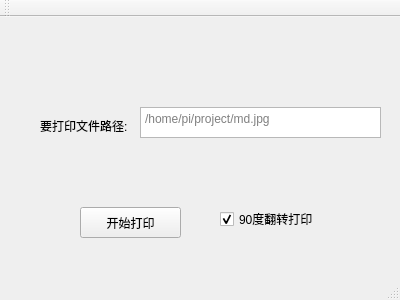
<?xml version="1.0" encoding="UTF-8"?>
<ui version="4.0">
 <class>MainWindow</class>
 <widget class="QMainWindow" name="MainWindow">
  <property name="geometry">
   <rect>
    <x>0</x>
    <y>0</y>
    <width>400</width>
    <height>300</height>
   </rect>
  </property>
  <property name="windowTitle">
   <string>agent代理程序</string>
  </property>
  <widget class="QWidget" name="centralWidget">
   <widget class="QPushButton" name="pushButton">
    <property name="geometry">
     <rect>
      <x>80</x>
      <y>190</y>
      <width>101</width>
      <height>31</height>
     </rect>
    </property>
    <property name="text">
     <string>开始打印</string>
    </property>
   </widget>
   <widget class="QCheckBox" name="checkBox">
    <property name="geometry">
     <rect>
      <x>220</x>
      <y>190</y>
      <width>101</width>
      <height>24</height>
     </rect>
    </property>
    <property name="text">
     <string>90度翻转打印</string>
    </property>
    <property name="checked">
     <bool>true</bool>
    </property>
   </widget>
   <widget class="QTextEdit" name="textEdit">
    <property name="geometry">
     <rect>
      <x>140</x>
      <y>90</y>
      <width>241</width>
      <height>31</height>
     </rect>
    </property>
    <property name="placeholderText">
     <string>/home/pi/project/md.jpg</string>
    </property>
   </widget>
   <widget class="QLabel" name="label">
    <property name="geometry">
     <rect>
      <x>40</x>
      <y>100</y>
      <width>91</width>
      <height>18</height>
     </rect>
    </property>
    <property name="text">
     <string>要打印文件路径:</string>
    </property>
   </widget>
  </widget>
  <widget class="QMenuBar" name="menuBar">
   <property name="geometry">
    <rect>
     <x>0</x>
     <y>0</y>
     <width>400</width>
     <height>23</height>
    </rect>
   </property>
  </widget>
  <widget class="QToolBar" name="mainToolBar">
   <attribute name="toolBarArea">
    <enum>TopToolBarArea</enum>
   </attribute>
   <attribute name="toolBarBreak">
    <bool>false</bool>
   </attribute>
  </widget>
  <widget class="QStatusBar" name="statusBar"/>
 </widget>
 <layoutdefault spacing="6" margin="11"/>
 <resources/>
 <connections/>
</ui>
